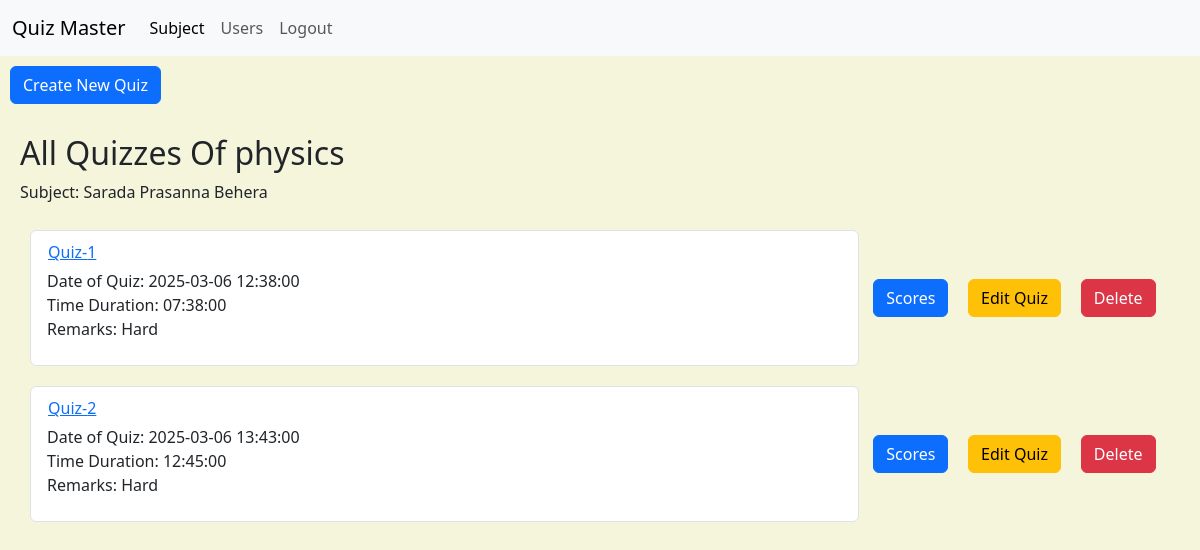
The app's page /admin/quizzes/1 (signed in), older data.
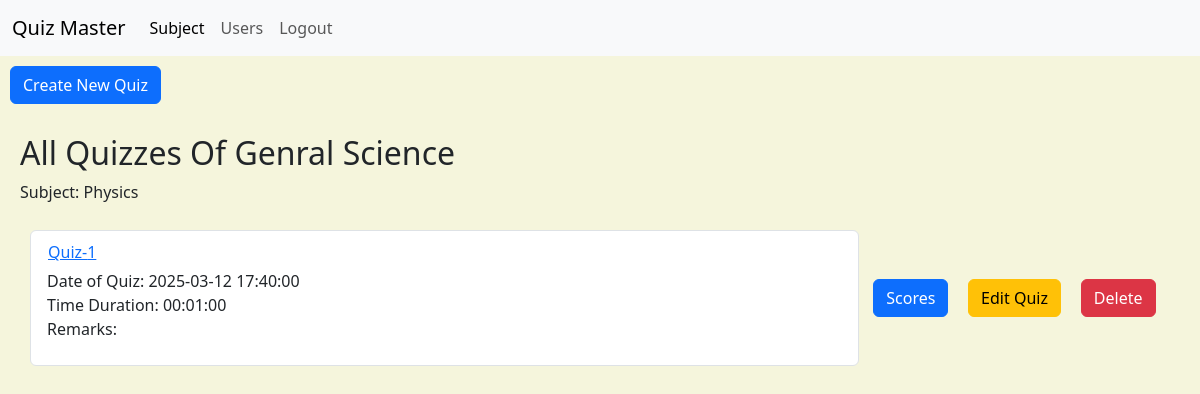
The same page, newer data.
### models/models.py (models this page shows)
class Chapter(db.Model):
    __tablename__ = 'chapter'
    id = db.Column(db.Integer, primary_key=True)
    subject_id = db.Column(db.Integer, db.ForeignKey('subject.id'), nullable=False)
    name = db.Column(db.String(100), nullable=False)
    description = db.Column(db.Text)
    quizzes = db.relationship('Quiz', backref='chapter',cascade="all, delete", lazy=True)

class Subject(db.Model):
    __tablename__ = 'subject'
    id = db.Column(db.Integer, primary_key=True)
    name = db.Column(db.String(100), nullable=False)
    description = db.Column(db.Text)
    chapters = db.relationship('Chapter', backref='subject', cascade="all, delete", lazy=True)

class Quiz(db.Model):
    __tablename__ = 'quiz'
    id = db.Column(db.Integer, primary_key=True)
    chapter_id = db.Column(db.Integer, db.ForeignKey('chapter.id'), nullable=False)
    date_of_quiz = db.Column(db.DateTime, nullable=False)
    time_duration = db.Column(db.Time, nullable=False)
    remarks = db.Column(db.Text)
    questions = db.relationship('Question', backref='quiz', cascade="all, delete", lazy=True)
    scores = db.relationship('Score', backref='quiz', cascade="all, delete", lazy=True)

### controllers/admin.py (the view, shortened to what this page needs)
@admin_bp.route('/quizzes/<int:chapter_id>', methods=['GET', 'POST'])
@admin_required
def quizzes(chapter_id):
    chapter = Chapter.query.get_or_404(chapter_id)
    form = QuizForm()
    return render_template('admin_quizzes.html', form=form,chapter=chapter, chapter_id=chapter_id,quizzes=chapter.quizzes, is_admin=True)

### controllers/admin.py (called while the page is built)
def admin_required(f):
    @wraps(f)
    def decorated_function(*args, **kwargs):
        if current_user.is_authenticated:
            user_identifier = current_user.get_id()
            if user_identifier.startswith("admin-"):
                return f(*args, **kwargs)
            else:
                flash('Access denied', 'danger')
                return redirect(url_for('auth.home'))
        else:
            flash('Access denied', 'danger')
            return redirect(url_for('auth.home'))
    return decorated_function

### controllers/auth.py (called while the page is built)
@login_manager.user_loader
def load_user(user_identifier):
    if user_identifier.startswith("admin-"):
        admin_id = int(user_identifier.split("-")[1])
        return Admin.query.get(admin_id)
    elif user_identifier.startswith("user-"):
        user_id = int(user_identifier.split("-")[1])
        return User.query.get(user_id)
    return None

### models/models.py (called while the page is built)
    def get_id(self):
        return f"admin-{self.id}"

### templates/admin_quizzes.html (shortened to what this page needs)
{% extends 'base.html' %}
{% block styles %}
<link rel="stylesheet" href="{{ url_for('static', filename='CSS/admin_quizzes.css') }}">
{% endblock %}
{% block content %}
<button type="button" class="btn btn-primary" data-bs-toggle="modal" data-bs-target="#quizModal" id="addQuiz">
    Create New Quiz
</button>
<div class="viewquiz">
    <h2>All Quizzes Of {{ chapter.name }}</h2>
    <p>
        Subject: {{ chapter.subject.name }}
    </p>
    {% for quiz in quizzes %}
        <div class="quiz">
            <div class="list-group">
                <a href="{{ url_for('admin.questions', quiz_id=quiz.id) }}" class="list-group-item list-group-item-action">
                    <div class="d-flex w-100 justify-content-between">
                        <h1 class="mb-1 btn btn-link" style="padding: 0px !important;">Quiz-{{ loop.index }}</h1>
                    </div>
                        <p>Date of Quiz: {{ quiz.date_of_quiz }}</br>
                            Time Duration: {{ quiz.time_duration }}</br>
                            Remarks: {{ quiz.remarks }}
                        </p>
                </a>
            </div>
            <div class="score">
                <a href="{{ url_for('admin.scores', quiz_id=quiz.id) }}" class="btn btn-primary">Scores</a>
            </div>
            <div class="edit">
                <button type="button" class="btn btn-warning" data-bs-toggle="modal" data-bs-target="#editquiz-{{ quiz.id }}">
                    Edit Quiz
                </button>
            </div>
            <div class="delete">
                <button type="button" class="btn btn-danger"
            data-bs-toggle="modal"
            data-bs-target="#deletequiz-{{ quiz.id }}">
                    Delete
                </button>
            </div>
        </div>
    {% endfor %}
</div>
{% endblock %}

Row changes from the older to the newer data that the page shows:
removed Quiz: date_of_quiz "2025-03-06 13:43:00", time_duration "12:45:00", remarks "Hard"
changed Chapter: name "physics" → "Genral Science"
changed Subject: subject.name "Sarada Prasanna Behera" → "Physics"
changed Quiz: date_of_quiz "2025-03-06 12:38:00" → "2025-03-12 17:40:00"; time_duration "07:38:00" → "00:01:00"; remarks "Hard" → (not shown)
